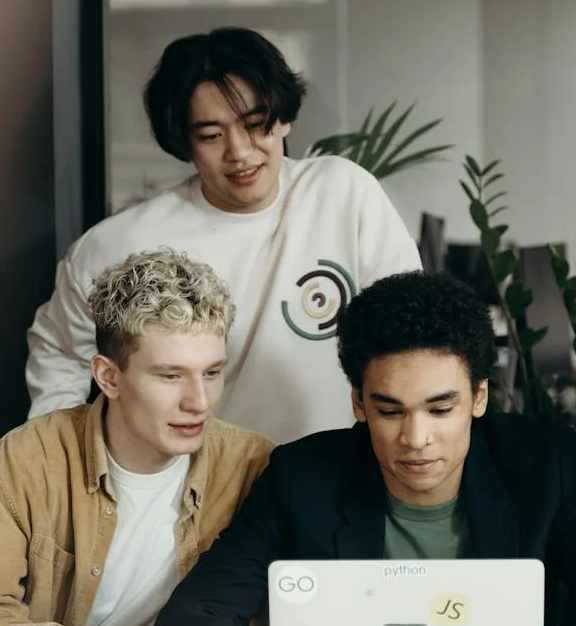
#> input picture images/group.jpg, 576 x 626 px
$ python face_detect.py
#> lines starting #> are read from the running program, lines starting #| are printed output that depends on the picture; after the words box and inside, x2 and y2 are one past the last pixel; in counts of white or black regions, pixels touching at a corner belong together
import cv2 as cv

img = cv.imread('images/group.jpg')
#> img is the input picture: shape (626, 576, 3); mean B, G, R 97.1, 108.1, 109.3
cv.imshow('Man', img)

gray = cv.cvtColor(img, cv.COLOR_BGR2GRAY)
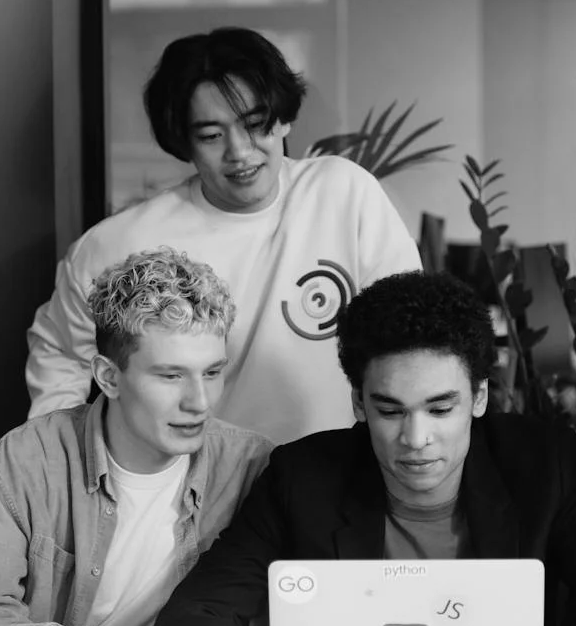
#> gray: shape (626, 576); min 0, max 248, mean 107.2
# cv.imshow('Gray', gray)

haar_cascade = cv.CascadeClassifier('./haar_face.xml')

faces_rect = haar_cascade.detectMultiScale(gray, scaleFactor=1.1, minNeighbors=3)
#> faces_rect = [[22, 343, 66, 66], [350, 358, 134, 134], [126, 326, 127, 127], [181, 93, 109, 109]]

print(f'Number of faces found: {len(faces_rect)}')
#| Number of faces found: 4

for (x, y, w, h) in faces_rect:
    cv.rectangle(img, (x, y), (x+w, y+h), (0, 255, 0), thickness=2)
#> this loop made 4 passes
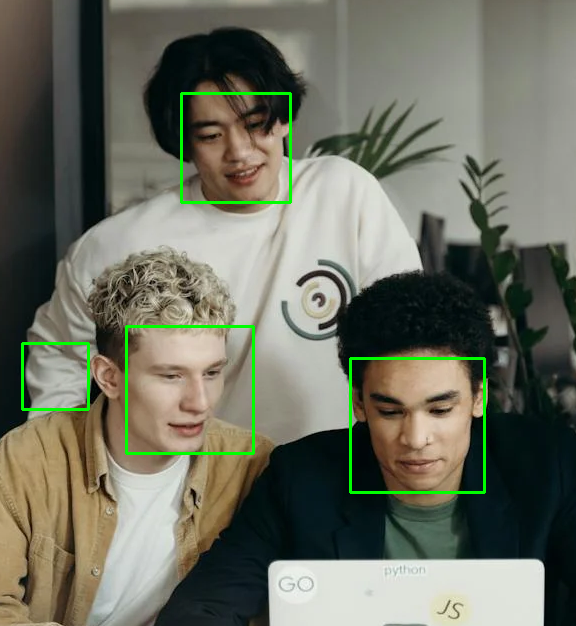
#> img: shape (626, 576, 3); 1.45% of pixels changed, all inside (x1, y1, x2, y2) = (21, 92, 486, 494)

cv.imshow('Detected Faces', img)

cv.waitKey(0)

$ run again, with images/man.jpg copied over images/group.jpg
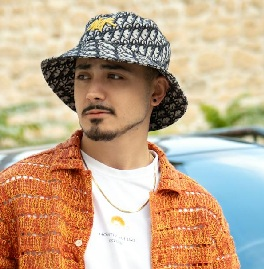
#> input picture images/man.jpg, 264 x 269 px
#> img is the input picture: shape (269, 264, 3); mean B, G, R 141.4, 168.8, 194.7
#> `gray = cv.cvtColor(img, cv.COLOR_BGR2GRAY)`:
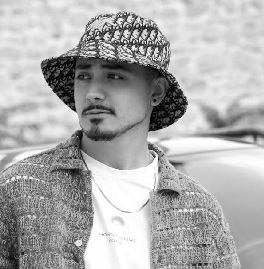
#> gray: shape (269, 264); min 0, max 255, mean 173.4
#> faces_rect = ()
#| Number of faces found: 0

$ run again, with images/man2.jpg copied over images/group.jpg
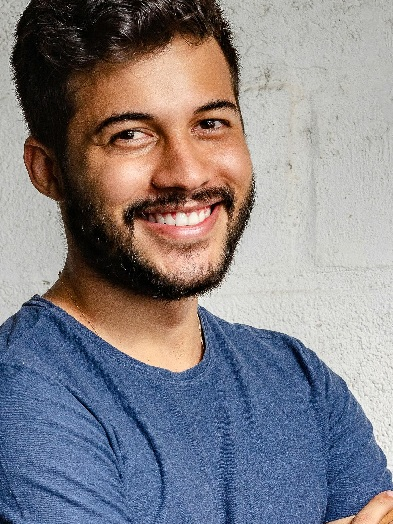
#> input picture images/man2.jpg, 393 x 524 px
#> img is the input picture: shape (524, 393, 3); mean B, G, R 134.3, 128.7, 131.7
#> `gray = cv.cvtColor(img, cv.COLOR_BGR2GRAY)`:
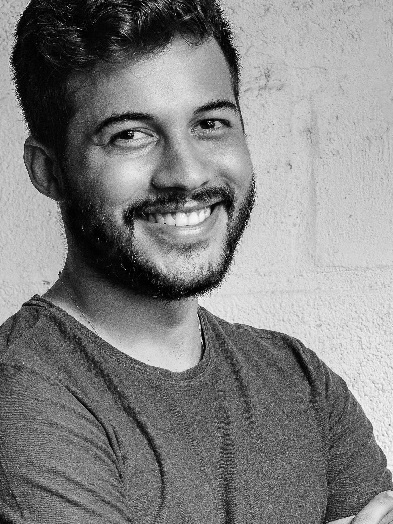
#> gray: shape (524, 393); min 0, max 254, mean 130.2
#> faces_rect = [[63, 43, 219, 219]]
#| Number of faces found: 1
#> the loop `for (x, y, w, h) in faces_rect:` made 1 pass
#> after the loop `for (x, y, w, h) in faces_rect:`:
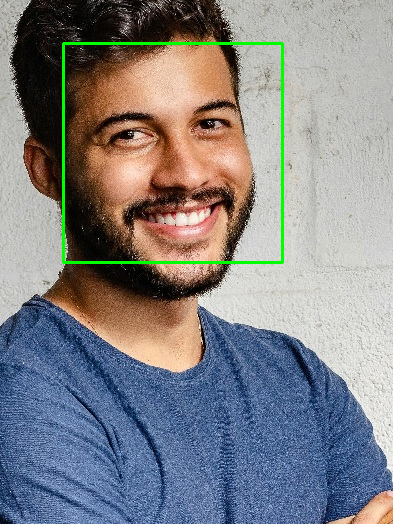
#> img: shape (524, 393, 3); 1.27% of pixels changed, all inside (x1, y1, x2, y2) = (62, 42, 284, 264)
